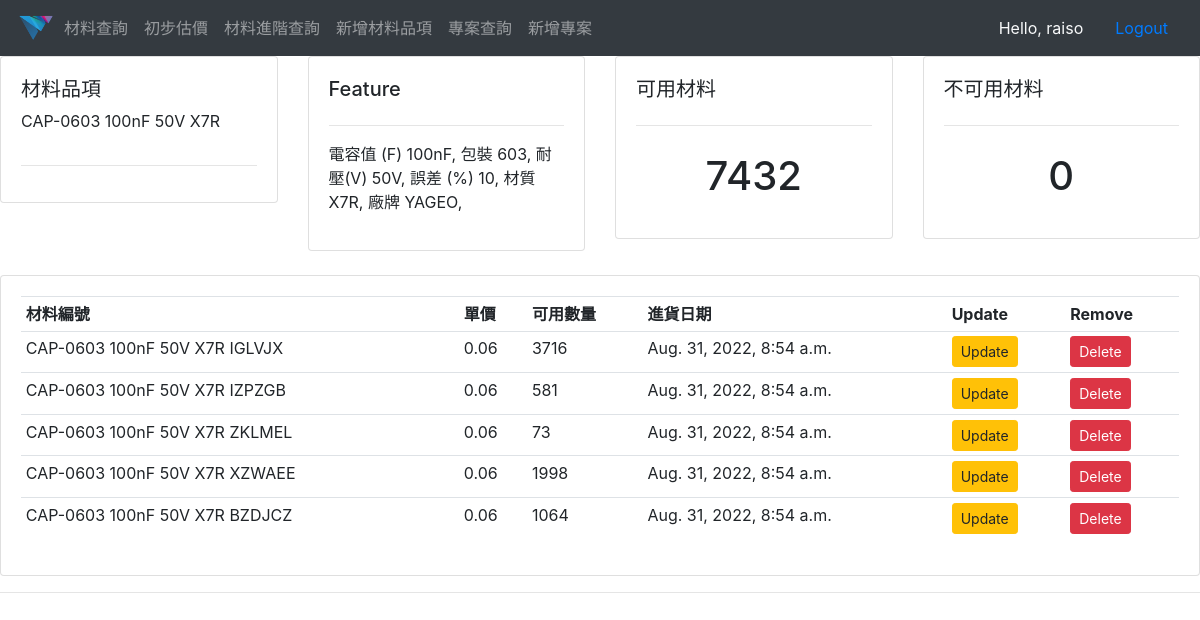
/item_detail/1026/ (signed in), run on the app's committed database.
### material_management_system/models.py (models this page shows, shortened)
class Item(models.Model):
    STATUS = (
        ('YES', 'YES'),
        ('NO', 'NO'),
    )
    lib_ref = models.CharField(max_length=50, blank=True)
    ds_number = models.CharField(max_length=20, unique=True)
    part_number = models.CharField(max_length=50, null=True, blank=True)
    location = models.CharField(max_length=200, null=True, blank=True)
    expected_count = models.IntegerField(null=True)
    feature = models.TextField(blank=True, null=True)
    date_created = models.DateTimeField(auto_now_add=True)
    free_count = models.IntegerField(default=0)
    unavailable_count = models.IntegerField(default=0)
    is_group = models.CharField(max_length=5, choices=STATUS, default='YES')
    def __str__(self):
        return self.lib_ref

class Material(models.Model):
    STATUS = (
        ('YES', 'YES'),
        ('NO', 'NO'),
    )
    item = models.ForeignKey(Item, on_delete=models.SET_NULL, null=True)
    random_str = models.CharField(max_length=20)
    unit_price = models.FloatField()
    count = models.IntegerField(default=0)
    is_free = models.CharField(max_length=5, default='YES', choices=STATUS)
    date_created = models.DateTimeField(auto_now_add=True)
    def __str__(self):
        return str(self.item) + ' ' + self.random_str

### material_management_system/views.py (the view)
# urls.py: path('item_detail/<str:pk>/', views.item_detail, name="item_detail"),
@login_required(login_url='login')
def item_detail(request, pk):
    item = Item.objects.get(id=pk)
    material_set = item.material_set.all()
    context = {'material_set': material_set, 'item': item}
    return render(request, 'item_detail.html', context)

### templates/item_detail.html
{% extends 'main.html' %}
{% block content %}
<div class="row">
	<div class="col-md">
		<div class="card card-body">
			<h5>材料品項</h5>
            <p> {{item.lib_ref}}</p>
			<hr>
		</div>
	</div>
	<div class="col-md">
		<div class="card card-body">
			<h5>Feature</h5>
			<hr>
			<p> {{item.feature}}</p>
		</div>
	</div>
	<div class="col-md">
		<div class="card card-body">
			<h5>可用材料</h5>
			<hr>
			<h1 style="text-align: center;padding: 10px">{{item.free_count}}</h1>
		</div>
	</div>
    <div class="col-md">
        <div class="card card-body">
			<h5>不可用材料</h5>
			<hr>
			<h1 style="text-align: center;padding: 10px">{{item.unavailable_count}}</h1>
		</div>
    </div>
</div>
<br>
<div class="row">
	<div class="col-md">
		<div class="card card-body">
			<table class="table table-sm">
				<tr>
					<th>材料編號</th>
					<th>單價</th>
					<th>可用數量</th>
					<th>進貨日期</th>
					<th>Update</th>
					<th>Remove</th>
				</tr>
				{% for material in material_set %}
				<tr>
					<td>{{material}}</td>
					<td>{{material.unit_price}}</td>
					<td>{{material.count}}</td>
					<td>{{material.date_created}}</td>
					<td><a class="btn btn-sm btn-warning" href="{% url 'update_material' material.id %}">Update</a></td>
					<td><a class="btn btn-sm btn-danger" href="{% url 'delete_material' material.id %}">Delete</a></td>
				</tr>
				{% endfor %}
			</table>
		</div>
	</div>
</div>
{% endblock %}

### templates/navbar.html (shortened to what this page needs)
{% load static %}
<nav class="navbar navbar-expand-lg navbar-dark bg-dark">
    <img src="{% static 'images/logo.png' %}" alt="DS_LOGO" height="40">
    <div class="collapse navbar-collapse" id="navbarNav">
        <ul class="navbar-nav">
            <li class="nav-item">
                <a class="nav-link" href="{% url 'material_search' %}">材料查詢</a>
            </li>
            <li class="nav-item">
                <a class="nav-link" href="{% url 'materials_price' %}">初步估價</a>
            </li>
            <li class="nav-item">
                <a class="nav-link" href="{% url 'material_detail_search' %}">材料進階查詢</a>
            </li>
            <li class="nav-item">
                <a class="nav-link" href="{% url 'new_item' %}">新增材料品項</a>
            </li>
            <li class="nav-item">
                <a class="nav-link" href="{% url 'project_search' %}">專案查詢</a>
            </li>
            <li class="nav-item">
                <a class="nav-link" href="{% url 'new_project' %}">新增專案</a>
            </li>
        </ul>
    </div>
  <span class="hello-msg nav-link text-light" >Hello, {{request.user}}</span>
  <span ><a  class="hello-msg nav-link" href="{% url 'logout' %}">Logout</a></span>
</nav>

### data on the page
Item: lib_ref "CAP-0603 100nF 50V X7R", feature "電容值 (F) 100nF, 包裝 603, 耐壓(V) 50V, 誤差 (%) 10, 材質 X7R, 廠牌 YAGEO,", free_count "7432", unavailable_count "0"
Material: item+random_str "CAP-0603 100nF 50V X7R IGLVJX", unit_price "0.06", count "3716", date_created "Aug. 31, 2022, 8:54 a.m."
Material: item+random_str "CAP-0603 100nF 50V X7R IZPZGB", unit_price "0.06", count "581", date_created "Aug. 31, 2022, 8:54 a.m."
Material: item+random_str "CAP-0603 100nF 50V X7R ZKLMEL", unit_price "0.06", count "73", date_created "Aug. 31, 2022, 8:54 a.m."
Material: item+random_str "CAP-0603 100nF 50V X7R XZWAEE", unit_price "0.06", count "1998", date_created "Aug. 31, 2022, 8:54 a.m."
Material: item+random_str "CAP-0603 100nF 50V X7R BZDJCZ", unit_price "0.06", count "1064", date_created "Aug. 31, 2022, 8:54 a.m."

### other printed values
{{ request.user }} "raiso"
